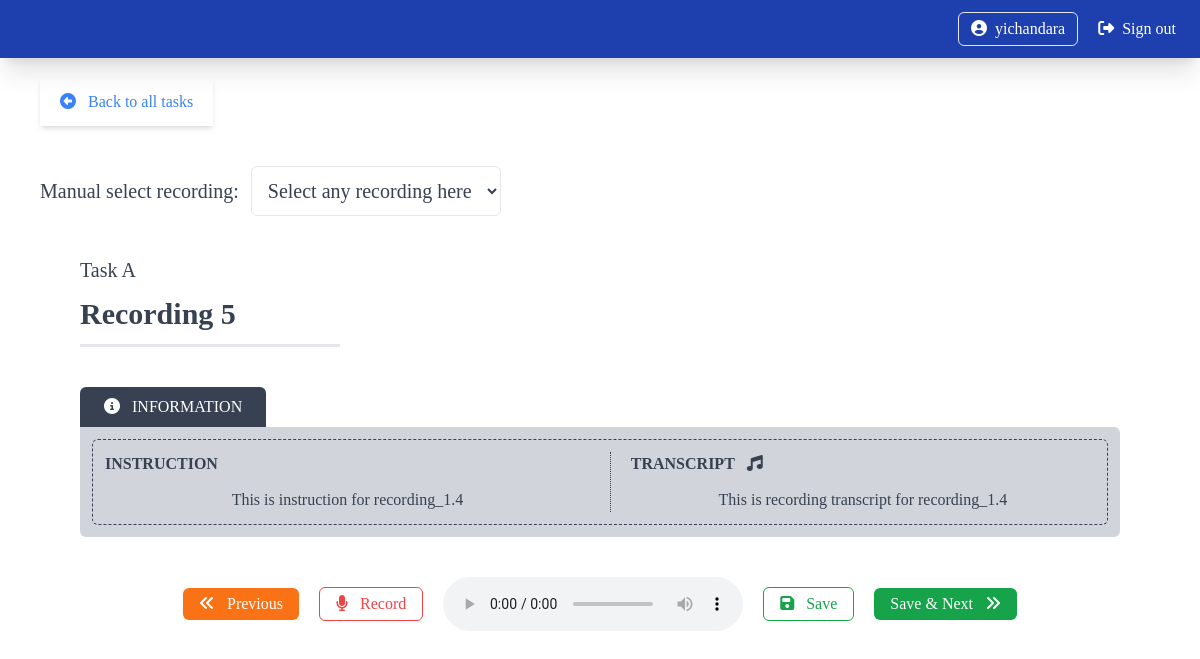
Page /task-detail/1 (signed in) on the committed database.
### src/models/user.py (models this page shows, shortened)
class User (db.Model, UserMixin):
    id = db.Column(db.Integer(), primary_key=True)
    username = db.Column(db.String(), nullable=False, unique=True)
    email = db.Column(db.String(), nullable=False)
    password_hash = db.Column(db.String(), nullable=False, default="password_disable")
    is_active = db.Column(db.Boolean(), nullable=False, default=True)
    created_at = db.Column(db.String(), nullable=False, default=datetime.now().strftime("%d/%m/%Y_%H:%M:%S"))
    updated_at = db.Column(db.String(), nullable=False, default=datetime.now().strftime("%d/%m/%Y_%H:%M:%S"))
    @property
    def password(self):
        return self.password
    roles = db.relationship('Role', secondary=user_role, backref='users', lazy=True)
    speaker = db.relationship('Speaker', backref="user", lazy=True, uselist=False)
    tasks = db.relationship('Task', backref='created_by', lazy=True)
    export_histories = db.relationship('ExportHistory', backref='user', lazy=True)

### src/models/task.py (models this page shows)
class Task (db.Model):
    id = db.Column(db.Integer(), primary_key=True)
    name = db.Column(db.String(), nullable=False, unique=True)
    description = db.Column(db.String(length=500), nullable=True)
    created_at = db.Column(db.String(), nullable=False, default=datetime.now().strftime("%d/%m/%Y_%H:%M:%S"))
    updated_at = db.Column(db.String(), nullable=False, default=datetime.now().strftime("%d/%m/%Y_%H:%M:%S"))
    from src.models import recording
    recordings = db.relationship('Recording', backref='task', lazy=True)
    created_user_id = db.Column(db.Integer(), db.ForeignKey('user.id'), nullable=False)
    record_config_id = db.Column(db.Integer(), db.ForeignKey('record_config.id'), nullable=True)

### src/models/recording.py (models this page shows)
class Recording(db.Model):
    id = db.Column(db.Integer(), primary_key=True)
    transcript = db.Column(db.String(length=500), nullable=False)
    instruction = db.Column(db.String(length=500), nullable=False)
    sample_filename = db.Column(db.String(), nullable=True, unique=True)
    created_at = db.Column(db.String(), nullable=False, default=datetime.now().strftime("%d/%m/%Y_%H:%M:%S"))
    updated_at = db.Column(db.String(), nullable=False, default=datetime.now().strftime("%d/%m/%Y_%H:%M:%S"))
    task_id = db.Column(db.Integer(), db.ForeignKey('task.id'), nullable=False)
    audios = db.relationship('Audio', backref="recording", lazy=True)

### src/routes/routes.py (the view)
@app.route('/task-detail/<int:id>')
@login_required
def task_detail_page(id):
    speaker_id = current_user.speaker.id
    selected_task = taskController.findTaskById(data=id)
    filename = f'{current_user.username}_{str(datetime.now().strftime("%d%m%Y_%H%M%S"))}.ogg'
    recording_config = recordConfigController.is_existed(data=selected_task.record_config_id)
    remaining_recordings = recordingController.getRemainingRecording(
        speaker_id=speaker_id,
        selected_task=selected_task
    )
    audioController.getRecordConfig(
        frame_per_buffer=recording_config.number_of_sample,
        channel=recording_config.channel,
        rate=recording_config.sample_rate,
        filetype=recording_config.filetype,
        duration=recording_config.duration
    )
    if len(remaining_recordings) > 0:
        return render_template('task_detail.html', selected_task=selected_task, recording=remaining_recordings[0], recording_config=recording_config, filename=filename)
    else:
        return render_template('completed.html')

### src/controllers/audio_controller.py (called while the page is built)
    def getRecordConfig(self, frame_per_buffer, channel, rate, filetype, duration):
        self.FRAMES_PER_BUFFER = frame_per_buffer
        self.CHANNEL = channel
        self.RATE = rate
        self.FILETYPE = filetype
        self.DURATION = duration

    def getAllAudioByUser(self, speakerId):
        audios = audio.Audio.query.filter_by(speaker_id=speakerId)
        audioList = []
        for audioItem in audios:
            audioList.append(audioItem)
        return audioList

### src/controllers/record_config_controller.py (called while the page is built)
    def is_existed(self, data):
        req = record_config.RecordConfig.query.filter_by(id=data).first()
        if req:
            return req
        else:
            return None

### src/controllers/recording_controller.py (called while the page is built)
    def is_existed(self, data):
        req = recording.Recording.query.filter_by(id=data).first()
        if req:
            return req
        return None

### src/controllers/task_controller.py (called while the page is built)
    def findTaskById(self, data):
        req = task.Task.query.filter_by(id=data).first()
        if req:
            return req
        return None

### src/models/user.py (called while the page is built)
@login_manager.user_loader
def load_user(user_id):
    return User.query.get(int(user_id))

### src/templates/task_detail.html (shortened to what this page needs)
{% extends 'base.html' %}
{% block content %}
<div class="min-h-screen sm:px-10 px-5 py-5 text-gray-700">
    <div class="flex flex-col sm:space-y-10 space-y-5 item-start">
        <div>
            <a href="{{url_for('task_page')}}">
                <div class="flex flex-row space-x-3 px-5 py-3 text-blue-500 shadow-md max-w-max sm:text-base text-sm">
                    <div>
                        <i class="fa-solid fa-circle-left"></i>
                    </div>
                    <div>
                        Back to all tasks
                    </div>
                </div>
            </a>
        </div>
        <div class="flex flex-row space-x-3 items-center text-xl">
            <div>
                Manual select recording:
            </div>
            <div>
                <select class="p-3 rounded-md bg-white border" name="browse_recording_id" id="browse_recording_id">
                    <option value="0" selected>Select any recording here</option>
                </select>
            </div>
        </div>
        <div class="sm:px-10 px-5 w-full" id="task_detail_model">
            <div class="flex flex-col space-y-10">
                <div class="flex flex-col sm:space-y-3 space-y-1">
                    <div class="sm:text-xl text-sm">
                        <p>{{selected_task.name}}</p>
                    </div>
                    <div>
                        <div class="flex flex-row items-center justify-between">
                            <div class="sm:text-3xl text-xl font-bold">
                                <p>Recording {{recording.id}}</p>
                            </div>
                        </div>
                    </div>
                    <div class="w-1/4 border">
                        <hr>
                    </div>
                </div>
                <div class="flex flex-col">
                    <div class="bg-gray-700 text-white py-2 px-6 rounded-tl-md rounded-tr-md max-w-max">
                        <div class="flex flex-row space-x-3 uppercase sm:text-base text-sm">
                            <div>
                                <i class="fa-solid fa-circle-info"></i>
                            </div>
                            <div>
                                information
                            </div>
                        </div>
                    </div>
                    <div class="bg-gray-300 rounded-md rounded-tl-none p-3">
                        <div
                            class="sm:text-base text-sm flex sm:flex-row item-center justify-center sm:space-x-5 sm:space-y-0 flex-col space-y-5 space-x-0 border border-gray-700 border-dashed rounded-md p-3">
                            <div class="sm:w-1/2 w-full">
                                <div class="flex flex-col space-y-3 w-full items-start">
                                    <div class="font-bold uppercase">
                                        instruction
                                    </div>
                                    <div class="sm:self-center self-start sm:px-10 px-5 text-justify">
                                        {{recording.instruction}}
                                    </div>
                                </div>
                            </div>
                            <div class="sm:w-1/2 w-full sm:border-l sm:pl-5 border-gray-700 border-dotted">
                                <div class="flex flex-col space-y-3 w-full items-start">
                                    <div class="font-bold uppercase">
                                        <div class="flex flex-row space-x-3 items-center">
                                            <div>
                                                transcript
                                            </div>
                                            <div>
                                                <i class="fa-solid fa-music"></i>
                                            </div>
                                        </div>
                                    </div>
                                    <div class="sm:self-center self-start sm:px-10 px-5 text-justify">
                                        {{recording.transcript}}
                                    </div>
                                </div>
                            </div>
                        </div>
                    </div>
                </div>
            </div>
        </div>
        <div class="px-10 sm:block hidden">
            <div class="flex sm:flex-row space-x-5 space-y-0  items-center justify-center">
                <div class="bg-orange-500 px-4 py-1 text-white rounded-md">
                    <div class="flex flex-row space-x-3 item-center">
                        <div>
                            <i class="fa-solid fa-angles-left"></i>
                        </div>
                        <div>
                            Previous
                        </div>
                    </div>
                </div>
                <div id="mic_btn" class=" cursor-pointer border border-red-500 px-4 py-1 text-red-500 rounded-md">
                    <div class="flex flex-row space-x-3 item-center">
                        <div id="mic_btn_icon">
                            <i class="fa-solid fa-microphone"></i>
                        </div>
                        <div id="mic_btn_text">
                            Record
                        </div>
                    </div>
                </div>
                <div>
                    <audio src="" controls class="rounded-md" id="preview_audio"></audio>
                </div>
                <div class="border border-green-600 text-green-600 px-4 py-1 rounded-md">
                    <div class="flex flex-row space-x-3 item-center">
                        <div>
                            <i class="fa-solid fa-floppy-disk"></i>
                        </div>
                        <div>
                            Save
                        </div>
                    </div>
                </div>
                <div class="bg-green-600 px-4 py-1 text-white rounded-md cursor-pointer" id="next_btn">
                    <div class="flex flex-row space-x-3 item-center">
                        <div>
                            Save & Next
                        </div>
                        <div>
                            <i class="fa-solid fa-angles-right "></i>
                        </div>
                    </div>
                </div>
            </div>
        </div>
    </div>
</div>
{% endblock %}

### src/templates/includes/navbar.html (shortened to what this page needs)
<div class=" hidden sm:block">
  <div class="sticky">
    <div class="w-screen p-3 px-6 bg-blue-800 text-white shadow-xl">
      <div class="sm:flex flex-row items-center justify-between hidden">
        {% if current_user.is_authenticated %}
          <div class="flex flex-row space-x-5 items-center">
            <div class="flex flex-row space-x-2 items-center border rounded-md px-3 py-1 hover:bg-white hover:text-gray-700">
              <div>
                <i class="fa-solid fa-circle-user"></i>
              </div>
              <div>
                <a href="">{{current_user.username}}</a>
              </div>
            </div>
            <div class="flex-row space-x-2 items-center flex">
              <div>
                <i class="fa-solid fa-right-from-bracket"></i>
              </div>
              <div>
                <a href="{{url_for('signout_page')}}">Sign out</a>
              </div>
            </div>
          </div>
        {% endif %}
      </div>
  </div>
  </div>
</div>

### rows in the picture
User: username "yichandara"
Task: name "Task A"
Recording: id "5", instruction "This is instruction for recording_1.4", transcript "This is recording transcript for recording_1.4"
